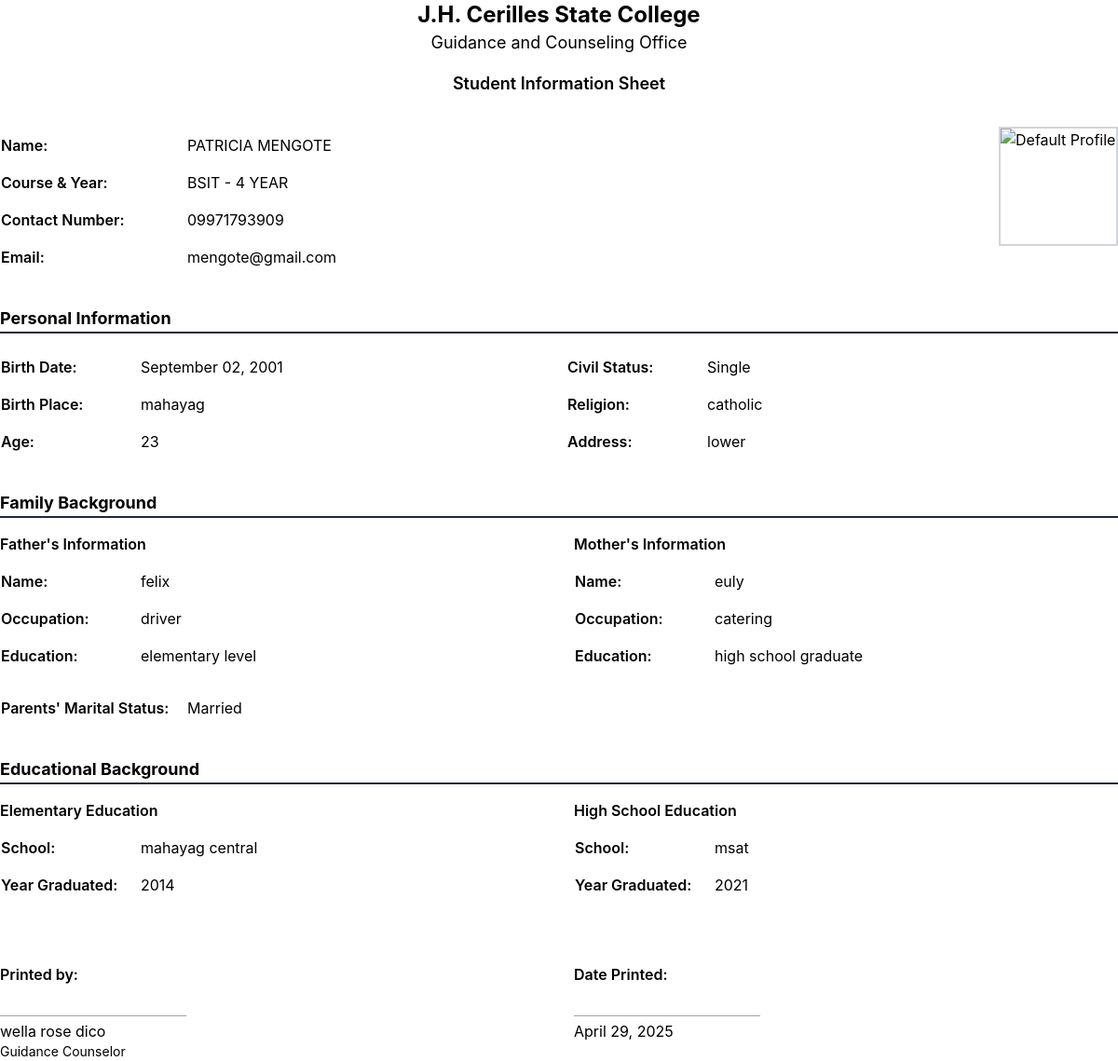
The page /counselor/student/8/print/ (signed in) on the database its author committed.
### core/models.py (models this page shows, shortened)
class Student(models.Model):
    GENDER_CHOICES = [
        ('M', 'Male'),
        ('F', 'Female'),
        ('O', 'Other')
    ]
    YEAR_LEVEL_CHOICES = [
        ('1', 'First Year'),
        ('2', 'Second Year'),
        ('3', 'Third Year'),
        ('4', 'Fourth Year')
    ]
    CIVIL_STATUS_CHOICES = [
        ('Single', 'Single'),
        ('Married', 'Married'),
        ('Divorced', 'Divorced'),
        ('Widowed', 'Widowed')
    ]
    PARENTS_MARITAL_STATUS_CHOICES = [
        ('Married', 'Married'),
        ('Separated', 'Separated'),
        ('Divorced', 'Divorced'),
        ('Widowed', 'Widowed')
    ]
    user = models.OneToOneField(User, on_delete=models.CASCADE, related_name='student_profile')
    course = models.CharField(max_length=100)
    year = models.CharField(max_length=1, choices=YEAR_LEVEL_CHOICES)
    gender = models.CharField(max_length=1, choices=GENDER_CHOICES)
    contact_number = models.CharField(max_length=15, blank=True, null=True)
    address = models.CharField(max_length=255, blank=True, null=True)
    birth_date = models.DateField(null=True, blank=True)
    birth_place = models.CharField(max_length=255, blank=True, null=True)
    civil_status = models.CharField(max_length=20, choices=CIVIL_STATUS_CHOICES, default='Single')
    religion = models.CharField(max_length=100, blank=True, null=True)
    father_name = models.CharField(max_length=255, blank=True, null=True)
    father_occupation = models.CharField(max_length=255, blank=True, null=True)
    father_education = models.CharField(max_length=255, blank=True, null=True)
    mother_name = models.CharField(max_length=255, blank=True, null=True)
    mother_occupation = models.CharField(max_length=255, blank=True, null=True)
    mother_education = models.CharField(max_length=255, blank=True, null=True)
    parents_marital_status = models.CharField(max_length=20, choices=PARENTS_MARITAL_STATUS_CHOICES, blank=True, null=True)
    elementary_school = models.CharField(max_length=255, blank=True, null=True)
    elementary_year_graduated = models.CharField(max_length=4, blank=True, null=True)
    high_school = models.CharField(max_length=255, blank=True, null=True)
    high_school_year_graduated = models.CharField(max_length=4, blank=True, null=True)
    reason_for_referral = models.TextField(blank=True, null=True)
    def get_age(self):
        if self.birth_date:
            today = timezone.now().date()
            return today.year - self.birth_date.year - ((today.month, today.day) < (self.birth_date.month, self.birth_date.day))
        return None

class User(AbstractUser):
    ROLE_CHOICES = [
        ('admin', 'Admin'),
        ('counselor', 'Counselor'),
        ('student', 'Student'),
    ]
    APPROVAL_STATUS_CHOICES = [
        ('pending', 'Pending'),
        ('approved', 'Approved'),
        ('rejected', 'Rejected'),
    ]
    role = models.CharField(max_length=20, choices=ROLE_CHOICES, default='student')
    counselor = models.OneToOneField('Counselor', on_delete=models.CASCADE, null=True, blank=True, related_name='user_profile')
    profile_picture = models.ImageField(upload_to='profile_pictures/', blank=True, null=True)
    approval_status = models.CharField(
        max_length=10,
        choices=APPROVAL_STATUS_CHOICES,
        default='pending'
    )
    is_active = models.BooleanField(
        _('active'),
        default=True,
        help_text=_(
            'Designates whether this user should be treated as active. '
            'Unselect this instead of deleting accounts.'
        ),
    )
    groups = models.ManyToManyField(
        'auth.Group',
        verbose_name=_('groups'),
        blank=True,
        related_name='custom_user_set',
        related_query_name='custom_user'
    )
    user_permissions = models.ManyToManyField(
        'auth.Permission',
        verbose_name=_('user permissions'),
        blank=True,
        related_name='custom_user_set',
        related_query_name='custom_user'
    )

### core/counselor_views.py (the view)
# urls.py: path('counselor/student/<int:student_id>/print/', counselor_views.print_student_info, name='print_student_info'),
@login_required
@user_passes_test(is_counselor)
def print_student_info(request, student_id):
    student = get_object_or_404(Student, id=student_id)
    return render(request, 'counselor/print_student_info.html', {
        'student': student,
        'now': timezone.now()
    })

### core/counselor_views.py (called while the page is built)
def is_counselor(user):
    return user.is_authenticated and user.role == 'counselor'

### core/templatetags/custom_filters.py (called while the page is built)
@register.filter(name='uppercase_fullname')
def uppercase_fullname(value):
    if value:
        return value.upper()
    return value

### templates/counselor/print_student_info.html (shortened to what this page needs)
{% extends 'base_print.html' %}
{% load static %}
{% load custom_filters %}
{% block content %}
    <div class="print-container">
        <div class="text-center mb-8">
            <h1 class="text-2xl font-bold">J.H. Cerilles State College</h1>
            <p class="text-lg">Guidance and Counseling Office</p>
            <p class="text-lg font-semibold mt-4">Student Information Sheet</p>
        </div>
        <div class="flex items-start mb-8">
            <div class="flex-1">
                <table class="w-full">
                    <tr>
                        <td class="py-2 font-semibold" style="width: 200px;">Name:</td>
                        <td class="py-2">{{ student.user.get_full_name|uppercase_fullname }}</td>
                    </tr>
                    <tr>
                        <td class="py-2 font-semibold">Course & Year:</td>
                        <td class="py-2 uppercase">{{ student.course }} - {{ student.year }} Year</td>
                    </tr>
                    <tr>
                        <td class="py-2 font-semibold">Contact Number:</td>
                        <td class="py-2">{{ student.contact_number }}</td>
                    </tr>
                    <tr>
                        <td class="py-2 font-semibold">Email:</td>
                        <td class="py-2">{{ student.user.email }}</td>
                    </tr>
                </table>
            </div>
            <div class="w-32">
                {% if student.user.profile_picture %}
                    <img src="{{ student.user.profile_picture.url }}" alt="Profile Picture" class="w-32 h-32 object-cover border-2 border-gray-300">
                {% else %}
                    <img src="{% static 'images/default-profile.png' %}" alt="Default Profile" class="w-32 h-32 object-cover border-2 border-gray-300">
                {% endif %}
            </div>
        </div>
        <div class="mb-8">
            <h2 class="text-lg font-bold mb-4 border-b-2 border-gray-800">Personal Information</h2>
            <div class="grid grid-cols-2 gap-4">
                <table class="w-full">
                    <tr>
                        <td class="py-2 font-semibold" style="width: 150px;">Birth Date:</td>
                        <td class="py-2">{{ student.birth_date|date:"F d, Y" }}</td>
                    </tr>
                    <tr>
                        <td class="py-2 font-semibold">Birth Place:</td>
                        <td class="py-2">{{ student.birth_place }}</td>
                    </tr>
                    <tr>
                        <td class="py-2 font-semibold">Age:</td>
                        <td class="py-2">{{ student.get_age }}</td>
                    </tr>
                </table>
                <table class="w-full">
                    <tr>
                        <td class="py-2 font-semibold" style="width: 150px;">Civil Status:</td>
                        <td class="py-2">{{ student.get_civil_status_display }}</td>
                    </tr>
                    <tr>
                        <td class="py-2 font-semibold">Religion:</td>
                        <td class="py-2">{{ student.religion }}</td>
                    </tr>
                    <tr>
                        <td class="py-2 font-semibold">Address:</td>
                        <td class="py-2">{{ student.address }}</td>
                    </tr>
                </table>
            </div>
        </div>
        <div class="mb-8">
            <h2 class="text-lg font-bold mb-4 border-b-2 border-gray-800">Family Background</h2>
            <div class="grid grid-cols-2 gap-8">
                <div>
                    <h3 class="font-semibold mb-2">Father's Information</h3>
                    <table class="w-full">
                        <tr>
                            <td class="py-2 font-semibold" style="width: 150px;">Name:</td>
                            <td class="py-2">{{ student.father_name }}</td>
                        </tr>
                        <tr>
                            <td class="py-2 font-semibold">Occupation:</td>
                            <td class="py-2">{{ student.father_occupation }}</td>
                        </tr>
                        <tr>
                            <td class="py-2 font-semibold">Education:</td>
                            <td class="py-2">{{ student.father_education }}</td>
                        </tr>
                    </table>
                </div>
                <div>
                    <h3 class="font-semibold mb-2">Mother's Information</h3>
                    <table class="w-full">
                        <tr>
                            <td class="py-2 font-semibold" style="width: 150px;">Name:</td>
                            <td class="py-2">{{ student.mother_name }}</td>
                        </tr>
                        <tr>
                            <td class="py-2 font-semibold">Occupation:</td>
                            <td class="py-2">{{ student.mother_occupation }}</td>
                        </tr>
                        <tr>
                            <td class="py-2 font-semibold">Education:</td>
                            <td class="py-2">{{ student.mother_education }}</td>
                        </tr>
                    </table>
                </div>
            </div>
            <div class="mt-4">
                <table class="w-full">
                    <tr>
                        <td class="py-2 font-semibold" style="width: 200px;">Parents' Marital Status:</td>
                        <td class="py-2">{{ student.get_parents_marital_status_display }}</td>
                    </tr>
                </table>
            </div>
        </div>
        <div class="mb-8">
            <h2 class="text-lg font-bold mb-4 border-b-2 border-gray-800">Educational Background</h2>
            <div class="grid grid-cols-2 gap-8">
                <div>
                    <h3 class="font-semibold mb-2">Elementary Education</h3>
                    <table class="w-full">
                        <tr>
                            <td class="py-2 font-semibold" style="width: 150px;">School:</td>
                            <td class="py-2">{{ student.elementary_school }}</td>
                        </tr>
                        <tr>
                            <td class="py-2 font-semibold">Year Graduated:</td>
                            <td class="py-2">{{ student.elementary_year_graduated }}</td>
                        </tr>
                    </table>
                </div>
                <div>
                    <h3 class="font-semibold mb-2">High School Education</h3>
                    <table class="w-full">
                        <tr>
                            <td class="py-2 font-semibold" style="width: 150px;">School:</td>
                            <td class="py-2">{{ student.high_school }}</td>
                        </tr>
                        <tr>
                            <td class="py-2 font-semibold">Year Graduated:</td>
                            <td class="py-2">{{ student.high_school_year_graduated }}</td>
                        </tr>
                    </table>
                </div>
            </div>
        </div>
        <div class="mt-16">
            <div class="grid grid-cols-2 gap-8">
                <div>
                    <p class="font-semibold">Printed by:</p>
                    <p class="mt-8 border-t border-gray-400 pt-1" style="width: 200px;">{{ request.user.get_full_name }}</p>
                    <p class="text-sm">Guidance Counselor</p>
                </div>
                <div>
                    <p class="font-semibold">Date Printed:</p>
                    <p class="mt-8 border-t border-gray-400 pt-1" style="width: 200px;">{{ now|date:"F d, Y" }}</p>
                </div>
            </div>
        </div>
    </div>
{% endblock %}

### static/css/loading-styles.css (style rules this page uses)
body { font-family: 'Inter', sans-serif; margin: 0; padding: 0; background-color: #f9fafb; }

### templates/base_print.html (style rules this page uses)
.print-container { background: white; }

### rows shown on the page
Student: user.get_full_name "PATRICIA MENGOTE", course "BSIT", year "4", contact_number "09971793909", user.email "mengote@gmail.com", birth_date "September 02, 2001", birth_place "mahayag", get_age "23", civil_status "Single", religion "catholic", address "lower", father_name "felix", father_occupation "driver", father_education "elementary level", mother_name "euly", mother_occupation "catering", mother_education "high school graduate", parents_marital_status "Married", elementary_school "mahayag central", elementary_year_graduated "2014", high_school "msat", high_school_year_graduated "2021"
User: user.get_full_name "wella rose dico", last_login "April 29, 2025"
